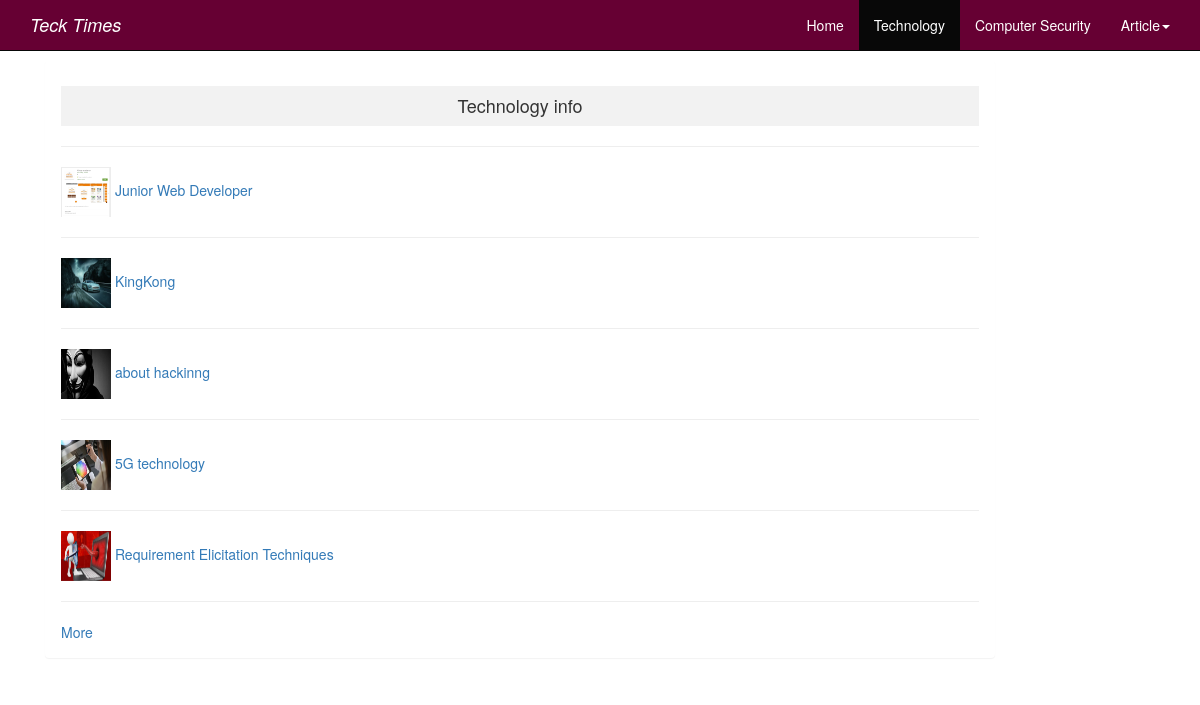
Page /tech_news/ on the committed database.
### blogone/models.py (models this page shows, shortened)
class Post(models.Model):
    author = models.ForeignKey(User, on_delete=models.CASCADE)
    title = models.CharField(max_length=200)
    content = RichTextField(blank=True,null=True)
    date_created = models.DateTimeField(auto_now_add=True)
    date_updated = models.DateTimeField(auto_now=True)
    post_image = models.ImageField(null=True, blank=True)
    blog_views = models.TextField(default=0)
    category=models.CharField(max_length=200,choices=(('Technology', 'Technology'),
                                                      ('Computer_Security', 'Computer_Security'),
                                                      ('Tips_and_Trick', 'Tips_and_Trick')))

### blogone/views.py (the view)
# urls.py: path('tech_news/',views.technews,name='tech_news'),
def technews(request):
    tech_news=Post.objects.filter(category='Technology').order_by('-date_created')
    tech_no=tech_news.count()
    context={'tech_news':tech_news,
             'tech_no':tech_no}
    return render(request,'blogone/tecknology_news.html',context)

### blogone/templates/blogone/tecknology_news.html
{% extends 'blogone/base.html' %}
{% load static %}
{% block content %}
<div class="container">
     <div class="panel panel-body col-md-10" style="margin-top:60px;">
   <div class="">
        <center ><h4 style="padding:10;background: #f2f2f2">Technology info</h4></center><hr>
       {% if tech_news %}
          {% for tech in tech_news %}
                    <img src="{{tech.post_image.url}}" style="width:50px;height:50px;">
                     <a href="{% url 'post_detail' tech.id %}">{{tech.title}}</a><hr>
          {% endfor %}
        <a href="">More</a>
       {% else %}
       <p><i>No Posts available right now</i></p>
       {% endif %}
     </div>
</div>
    </div>
{% endblock content %}

### blogone/static/style.css (style rules this page uses)
.topmenu ul li.active a, { text-decoration:none; color:#fff; background-color: black; }

### rows in the picture
Post: post_image (picture), title "Junior Web Developer"
Post: post_image (picture), title "KingKong"
Post: post_image (picture), title "about hackinng"
Post: post_image (picture), title "5G technology"
Post: post_image (picture), title "Requirement Elicitation Techniques"
